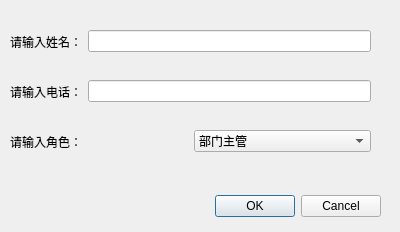
<?xml version="1.0" encoding="UTF-8"?>
<ui version="4.0">
 <class>Change</class>
 <widget class="QDialog" name="Change">
  <property name="geometry">
   <rect>
    <x>0</x>
    <y>0</y>
    <width>400</width>
    <height>232</height>
   </rect>
  </property>
  <property name="windowTitle">
   <string>Dialog</string>
  </property>
  <widget class="QDialogButtonBox" name="buttonBox">
   <property name="geometry">
    <rect>
     <x>40</x>
     <y>190</y>
     <width>341</width>
     <height>32</height>
    </rect>
   </property>
   <property name="orientation">
    <enum>Qt::Horizontal</enum>
   </property>
   <property name="standardButtons">
    <set>QDialogButtonBox::Cancel|QDialogButtonBox::Ok</set>
   </property>
  </widget>
  <widget class="QWidget" name="widget" native="true">
   <property name="geometry">
    <rect>
     <x>0</x>
     <y>10</y>
     <width>381</width>
     <height>171</height>
    </rect>
   </property>
   <widget class="QWidget" name="widget_4" native="true">
    <property name="geometry">
     <rect>
      <x>10</x>
      <y>10</y>
      <width>361</width>
      <height>43</height>
     </rect>
    </property>
    <layout class="QHBoxLayout" name="horizontalLayout_2">
     <item>
      <widget class="QLabel" name="label_2">
       <property name="text">
        <string>请输入姓名：</string>
       </property>
      </widget>
     </item>
     <item>
      <widget class="QLineEdit" name="lineEdit_2"/>
     </item>
    </layout>
   </widget>
   <widget class="QWidget" name="widget_5" native="true">
    <property name="geometry">
     <rect>
      <x>10</x>
      <y>60</y>
      <width>361</width>
      <height>43</height>
     </rect>
    </property>
    <layout class="QHBoxLayout" name="horizontalLayout_3">
     <item>
      <widget class="QLabel" name="label_3">
       <property name="text">
        <string>请输入电话：</string>
       </property>
      </widget>
     </item>
     <item>
      <widget class="QLineEdit" name="lineEdit_3"/>
     </item>
    </layout>
   </widget>
   <widget class="QWidget" name="widget_3" native="true">
    <property name="geometry">
     <rect>
      <x>10</x>
      <y>110</y>
      <width>361</width>
      <height>43</height>
     </rect>
    </property>
    <layout class="QHBoxLayout" name="horizontalLayout_4">
     <item>
      <widget class="QLabel" name="label_4">
       <property name="text">
        <string>请输入角色：</string>
       </property>
      </widget>
     </item>
     <item>
      <widget class="QComboBox" name="comboBox">
       <item>
        <property name="text">
         <string>部门主管</string>
        </property>
       </item>
       <item>
        <property name="text">
         <string>部门副主管</string>
        </property>
       </item>
       <item>
        <property name="text">
         <string>财务主管</string>
        </property>
       </item>
       <item>
        <property name="text">
         <string>财务副主管</string>
        </property>
       </item>
      </widget>
     </item>
    </layout>
   </widget>
  </widget>
 </widget>
 <resources/>
 <connections>
  <connection>
   <sender>buttonBox</sender>
   <signal>accepted()</signal>
   <receiver>Change</receiver>
   <slot>accept()</slot>
   <hints>
    <hint type="sourcelabel">
     <x>248</x>
     <y>254</y>
    </hint>
    <hint type="destinationlabel">
     <x>157</x>
     <y>274</y>
    </hint>
   </hints>
  </connection>
  <connection>
   <sender>buttonBox</sender>
   <signal>rejected()</signal>
   <receiver>Change</receiver>
   <slot>reject()</slot>
   <hints>
    <hint type="sourcelabel">
     <x>316</x>
     <y>260</y>
    </hint>
    <hint type="destinationlabel">
     <x>286</x>
     <y>274</y>
    </hint>
   </hints>
  </connection>
 </connections>
</ui>
